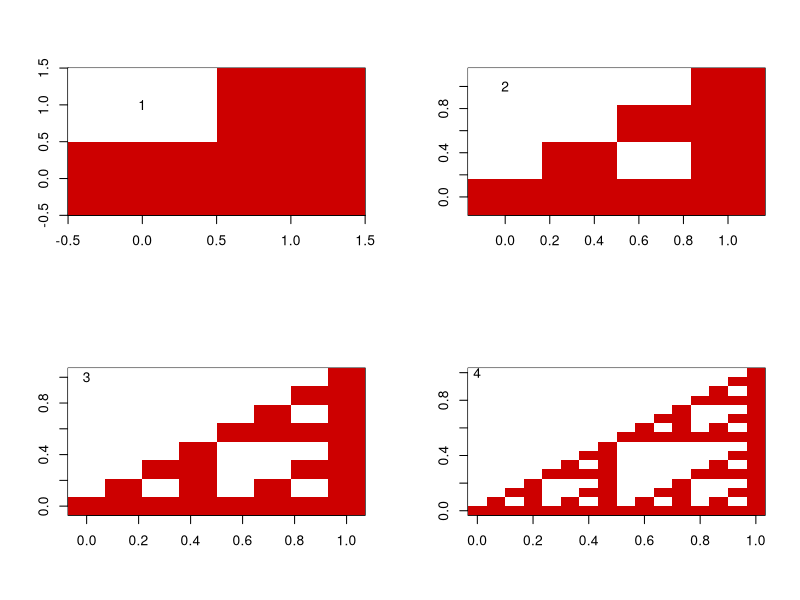
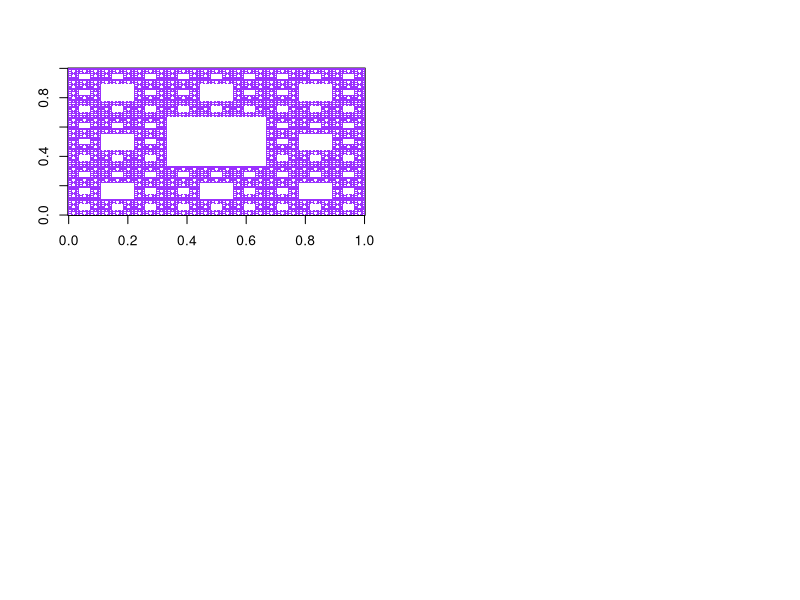

Reproduce these figures in R, in order.
library(RColorBrewer)
library(viridisLite)
library(ggplot2)

SierpTriangle <- function(A){
    B <- cbind(A,0*A);
    C <- cbind(A,A);
    D <- rbind(B,C);
return(D);
}
par(mfrow=c(2,2))
for (i in 1:4){
    T <- matrix(1,1,1)
    for (i in 1:i) T <- SierpTriangle(T);
    image(T,col=c("white","red3"),axes=TRUE);
    text(0,1,i,col="black")
}

# Sierpiński Carpet
SierpCarpet <- function(A){
B <- cbind(A,A,A);
C <- cbind(A,0*A,A);
D <- rbind(B,C,B);
return(D);
}
S <- matrix(1,1,1);
for (i in 1:5) S <- SierpCarpet(S);
image(S, col=c("white","purple1"), axes=TRUE, oldstyle=TRUE);
